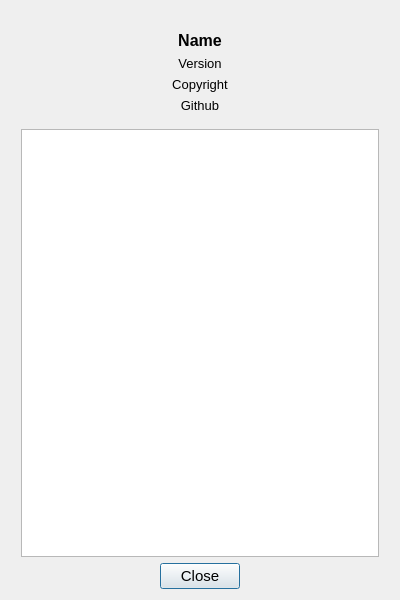
<?xml version="1.0" encoding="UTF-8"?>
<ui version="4.0">
 <class>About</class>
 <widget class="QDialog" name="About">
  <property name="windowModality">
   <enum>Qt::WindowModal</enum>
  </property>
  <property name="geometry">
   <rect>
    <x>0</x>
    <y>0</y>
    <width>400</width>
    <height>600</height>
   </rect>
  </property>
  <property name="sizePolicy">
   <sizepolicy hsizetype="Fixed" vsizetype="Fixed">
    <horstretch>0</horstretch>
    <verstretch>0</verstretch>
   </sizepolicy>
  </property>
  <property name="minimumSize">
   <size>
    <width>400</width>
    <height>600</height>
   </size>
  </property>
  <property name="maximumSize">
   <size>
    <width>400</width>
    <height>600</height>
   </size>
  </property>
  <property name="windowTitle">
   <string/>
  </property>
  <property name="sizeGripEnabled">
   <bool>false</bool>
  </property>
  <layout class="QVBoxLayout" name="verticalLayout_2">
   <item>
    <layout class="QVBoxLayout" name="verticalLayout">
     <property name="leftMargin">
      <number>10</number>
     </property>
     <property name="rightMargin">
      <number>10</number>
     </property>
     <item>
      <layout class="QHBoxLayout" name="horizontalLayout">
       <item>
        <widget class="QLabel" name="label">
         <property name="sizePolicy">
          <sizepolicy hsizetype="Preferred" vsizetype="Preferred">
           <horstretch>0</horstretch>
           <verstretch>0</verstretch>
          </sizepolicy>
         </property>
         <property name="maximumSize">
          <size>
           <width>128</width>
           <height>128</height>
          </size>
         </property>
         <property name="text">
          <string/>
         </property>
         <property name="pixmap">
          <pixmap resource="jobman.qrc">:/icons/resources/AppIcon.png</pixmap>
         </property>
         <property name="scaledContents">
          <bool>true</bool>
         </property>
        </widget>
       </item>
      </layout>
     </item>
     <item>
      <widget class="QLabel" name="name">
       <property name="sizePolicy">
        <sizepolicy hsizetype="Preferred" vsizetype="Preferred">
         <horstretch>0</horstretch>
         <verstretch>0</verstretch>
        </sizepolicy>
       </property>
       <property name="font">
        <font>
         <pointsize>12</pointsize>
         <bold>true</bold>
        </font>
       </property>
       <property name="text">
        <string>Name</string>
       </property>
       <property name="alignment">
        <set>Qt::AlignCenter</set>
       </property>
      </widget>
     </item>
     <item>
      <widget class="QLabel" name="version">
       <property name="font">
        <font>
         <pointsize>10</pointsize>
        </font>
       </property>
       <property name="text">
        <string>Version</string>
       </property>
       <property name="alignment">
        <set>Qt::AlignCenter</set>
       </property>
      </widget>
     </item>
     <item>
      <widget class="QLabel" name="copyright">
       <property name="font">
        <font>
         <pointsize>10</pointsize>
        </font>
       </property>
       <property name="text">
        <string>Copyright</string>
       </property>
       <property name="alignment">
        <set>Qt::AlignCenter</set>
       </property>
       <property name="wordWrap">
        <bool>true</bool>
       </property>
      </widget>
     </item>
     <item>
      <widget class="QLabel" name="github">
       <property name="font">
        <font>
         <pointsize>10</pointsize>
        </font>
       </property>
       <property name="text">
        <string>Github</string>
       </property>
       <property name="alignment">
        <set>Qt::AlignCenter</set>
       </property>
      </widget>
     </item>
     <item>
      <spacer name="verticalSpacer">
       <property name="orientation">
        <enum>Qt::Vertical</enum>
       </property>
       <property name="sizeType">
        <enum>QSizePolicy::Fixed</enum>
       </property>
       <property name="sizeHint" stdset="0">
        <size>
         <width>20</width>
         <height>10</height>
        </size>
       </property>
      </spacer>
     </item>
     <item>
      <widget class="QTextBrowser" name="licenses">
       <property name="font">
        <font>
         <pointsize>10</pointsize>
        </font>
       </property>
      </widget>
     </item>
    </layout>
   </item>
   <item>
    <layout class="QHBoxLayout" name="horizontalLayout_3">
     <property name="spacing">
      <number>-1</number>
     </property>
     <property name="topMargin">
      <number>0</number>
     </property>
     <item>
      <spacer name="horizontalSpacer_2">
       <property name="orientation">
        <enum>Qt::Horizontal</enum>
       </property>
       <property name="sizeHint" stdset="0">
        <size>
         <width>40</width>
         <height>20</height>
        </size>
       </property>
      </spacer>
     </item>
     <item>
      <widget class="QPushButton" name="close">
       <property name="font">
        <font>
         <pointsize>11</pointsize>
        </font>
       </property>
       <property name="text">
        <string>Close</string>
       </property>
       <property name="autoDefault">
        <bool>false</bool>
       </property>
       <property name="default">
        <bool>true</bool>
       </property>
      </widget>
     </item>
     <item>
      <spacer name="horizontalSpacer">
       <property name="orientation">
        <enum>Qt::Horizontal</enum>
       </property>
       <property name="sizeHint" stdset="0">
        <size>
         <width>40</width>
         <height>20</height>
        </size>
       </property>
      </spacer>
     </item>
    </layout>
   </item>
  </layout>
 </widget>
 <resources>
  <include location="jobman.qrc"/>
  <include location="jobman.qrc"/>
 </resources>
 <connections>
  <connection>
   <sender>close</sender>
   <signal>clicked()</signal>
   <receiver>About</receiver>
   <slot>close()</slot>
   <hints>
    <hint type="sourcelabel">
     <x>199</x>
     <y>571</y>
    </hint>
    <hint type="destinationlabel">
     <x>199</x>
     <y>299</y>
    </hint>
   </hints>
  </connection>
 </connections>
</ui>
